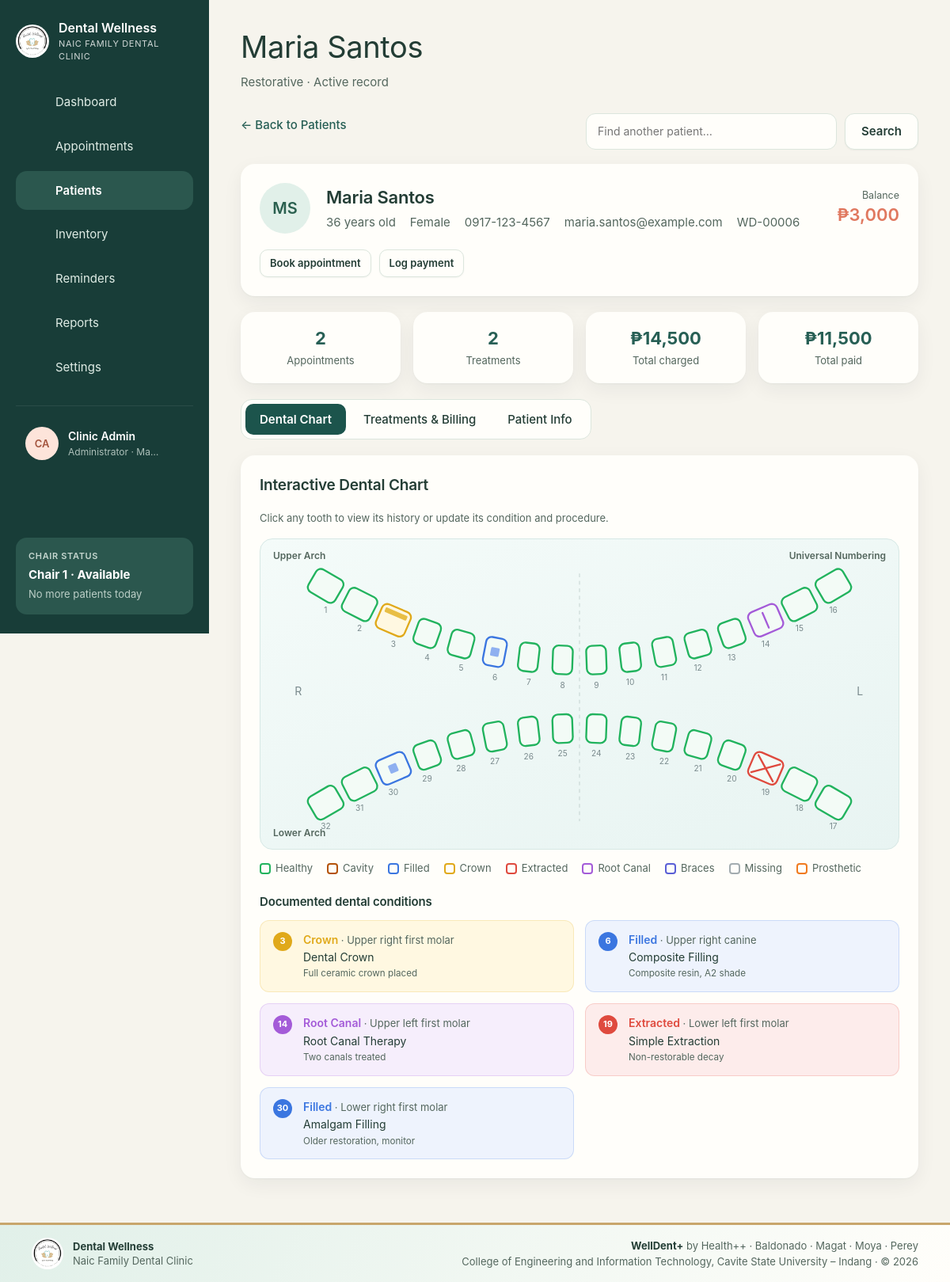
Page /patients/view.php?id=6 (signed in) on the committed database.
### tables this page shows
CREATE TABLE IF NOT EXISTS users (
    id            INT UNSIGNED AUTO_INCREMENT PRIMARY KEY,
    name          VARCHAR(120) NOT NULL,
    username      VARCHAR(60)  NOT NULL UNIQUE,
    email         VARCHAR(190) NULL UNIQUE,
    password_hash VARCHAR(255) NOT NULL,
    role          ENUM('admin','dentist','staff') NOT NULL DEFAULT 'staff',
    is_active     TINYINT(1) NOT NULL DEFAULT 1,
    last_login_at DATETIME NULL,
    created_at    DATETIME NOT NULL DEFAULT CURRENT_TIMESTAMP
);

CREATE TABLE IF NOT EXISTS patients (
    id                     INT UNSIGNED AUTO_INCREMENT PRIMARY KEY,
    record_no              VARCHAR(20) NULL UNIQUE,
    full_name              VARCHAR(150) NOT NULL,
    birth_date             DATE NULL,
    sex                    ENUM('female','male') NULL,
    phone                  VARCHAR(30) NULL,
    email                  VARCHAR(150) NULL,
    address                VARCHAR(255) NULL,
    care_type              ENUM('New patient','Preventive','Orthodontic','Restorative','Recall') NOT NULL DEFAULT 'New patient',
    emergency_name         VARCHAR(150) NULL,
    emergency_relationship VARCHAR(60) NULL,
    emergency_phone        VARCHAR(30) NULL,
    allergies              TEXT NULL,
    conditions             TEXT NULL,
    medications            TEXT NULL,
    dental_history         TEXT NULL,
    notes                  TEXT NULL,
    consent_signed         TINYINT(1) NOT NULL DEFAULT 0,
    consent_date           DATE NULL,
    status                 ENUM('draft','incomplete','active','archived') NOT NULL DEFAULT 'incomplete',
    created_by             INT UNSIGNED NULL,
    created_at             DATETIME NOT NULL DEFAULT CURRENT_TIMESTAMP,
    updated_at             DATETIME NOT NULL DEFAULT CURRENT_TIMESTAMP ON UPDATE CURRENT_TIMESTAMP,
    INDEX idx_patients_name (full_name),
    INDEX idx_patients_phone (phone),
    FOREIGN KEY (created_by) REFERENCES users(id) ON DELETE SET NULL
);

CREATE TABLE IF NOT EXISTS tooth_records (
    id             INT UNSIGNED AUTO_INCREMENT PRIMARY KEY,
    patient_id     INT UNSIGNED NOT NULL,
    tooth_no       TINYINT UNSIGNED NOT NULL,
    status         ENUM('healthy','cavity','filled','crown','extracted','root_canal','braces','missing','prosthetic') NOT NULL,
    procedure_name VARCHAR(120) NULL,
    notes          VARCHAR(255) NULL,
    recorded_by    INT UNSIGNED NULL,
    recorded_at    DATETIME NOT NULL DEFAULT CURRENT_TIMESTAMP,
    INDEX idx_tooth (patient_id, tooth_no),
    FOREIGN KEY (patient_id) REFERENCES patients(id) ON DELETE CASCADE,
    FOREIGN KEY (recorded_by) REFERENCES users(id) ON DELETE SET NULL
);

### patients/view.php (the view, shortened to what the rows shown need)
<?php
require dirname(__DIR__) . '/includes/bootstrap.php';
require dirname(__DIR__) . '/includes/dental_chart.php';
$user = require_login();
$id = (int) input('id');
$patient = q_row('SELECT p.*, b.charged, b.paid, b.balance FROM patients p JOIN ' . BALANCES . ' b ON b.patient_id = p.id WHERE p.id = ?', [$id]);
$tab = in_array(input('tab'), ['chart', 'billing', 'info'], true) ? input('tab') : 'chart';
$hasAppointment = patient_has_appointment($id);
$toothLogs = q_all('SELECT r.*, u.name AS by_name FROM tooth_records r LEFT JOIN users u ON u.id = r.recorded_by
    WHERE r.patient_id = ? ORDER BY r.id DESC', [$id]);
$toothState = [];
$toothCurrent = [];
foreach ($toothLogs as $log) {
    $no = (int) $log['tooth_no'];
    if (!isset($toothState[$no])) {
        $toothState[$no] = $log['status'];
        $toothCurrent[$no] = $log;
    }
}
ksort($toothCurrent);
$conditions = array_filter($toothCurrent, fn($l) => $l['status'] !== 'healthy');
$facts = array_filter([
    age($patient['birth_date']) !== null ? age($patient['birth_date']) . ' years old' : null,
    $patient['sex'] ? ucfirst($patient['sex']) : null,
    $patient['phone'],
    $patient['email'],
    $patient['record_no'],
]);
$balance = (float) $patient['balance'];
layout_start($patient['full_name'], 'patients', ['subtitle' => $patient['care_type'] . ' · ' . PATIENT_STATUSES[$patient['status']] . ' record']);
?>
<section class="card profile">
  <span class="avatar avatar-2 avatar-lg"><?= e(initials($patient['full_name'])) ?></span>
  <div>
    <h2><?= e($patient['full_name']) ?> <?= $patient['status'] !== 'active' ? pill($patient['status']) : '' ?></h2>
    <div class="facts"><?php foreach ($facts as $f): ?><span><?= e($f) ?></span><?php endforeach; ?></div>
  </div>
  <div class="bal">
    <small><?= $balance < 0 ? 'Credit' : 'Balance' ?></small>
    <strong class="<?= $balance > 0 ? 'amount-due' : 'amount-credit' ?>"><?= money($balance) ?></strong>
  </div>
  <div class="row no-print">
      <?php if ($patient['status'] !== 'archived'): ?>
      <a class="btn btn-sm" href="<?= url('appointments/form.php') ?>?patient_id=<?= $id ?>">Book appointment</a>
    <?php endif; ?>
    <?php if ($hasAppointment): ?><a class="btn btn-sm" href="<?= url('patients/payment.php') ?>?patient_id=<?= $id ?>">Log payment</a><?php endif; ?>
  </div>
</section>
<?php if ($tab === 'chart'): ?>
  <section class="card">
    <h2>Interactive Dental Chart</h2>
    <div class="conditions">
      <?php foreach ($conditions as $no => $c): [$label, $color, $tint] = TOOTH_STATUSES[$c['status']]; ?>
        <div class="condition" style="--tint:<?= $tint ?>;--c:<?= $color ?>;border-color:<?= $color ?>33">
          <span class="n" style="background:<?= $color ?>"><?= $no ?></span>
          <b style="color:<?= $color ?>"><?= e($label) ?> <span class="muted small" style="font-weight:400">· <?= e(tooth_name($no)) ?></span></b>
          <span><?= e($c['procedure_name'] ?: '—') ?></span>
          <small><?= e($c['notes'] ?: 'Recorded ' . fmt_date($c['recorded_at'])) ?></small>
        </div>
      <?php endforeach; ?>
    </div>
  </section>
<?php endif; ?>
<?php layout_end();

### includes/layout.php (shortened to what the rows shown need)
<?php
function icon(string $name): string
{
    $paths = [
        'dashboard'    => '<rect x="3" y="3" width="7" height="7" rx="1.5"/><rect x="14" y="3" width="7" height="7" rx="1.5"/><rect x="3" y="14" width="7" height="7" rx="1.5"/><rect x="14" y="14" width="7" height="7" rx="1.5"/>',
        'appointments' => '<rect x="3" y="5" width="18" height="16" rx="2"/><path d="M3 10h18M8 3v4M16 3v4"/>',
        'patients'     => '<circle cx="12" cy="8" r="4"/><path d="M4 21c0-4 4-6 8-6s8 2 8 6"/>',
        'inventory'    => '<ellipse cx="12" cy="6" rx="8" ry="3"/><path d="M4 6v6c0 1.7 3.6 3 8 3s8-1.3 8-3V6M4 12v6c0 1.7 3.6 3 8 3s8-1.3 8-3v-6"/>',
        'reminders'    => '<circle cx="12" cy="13" r="7"/><path d="M12 10v3l2 2M5 4 3 6M19 4l2 2"/>',
        'reports'      => '<path d="M6 3h9l4 4v14H6z"/><path d="M9 12h7M9 16h7M9 8h3"/>',
        'settings'     => '<circle cx="12" cy="12" r="3"/><path d="M12 2v3M12 19v3M4.2 4.2l2.1 2.1M17.7 17.7l2.1 2.1M2 12h3M19 12h3M4.2 19.8l2.1-2.1M17.7 6.3l2.1-2.1"/>',
        'logout'       => '<path d="M15 4h4v16h-4M10 8l-4 4 4 4M6 12h10"/>',
        'theme'        => '<path d="M20 14.5A8 8 0 1 1 9.5 4a6.5 6.5 0 0 0 10.5 10.5z"/>',
        'key'          => '<circle cx="8" cy="15" r="4"/><path d="M11 12l9-9M17 6l3 3M15 8l2 2"/>',
        'menu'         => '<path d="M4 6h16M4 12h16M4 18h16"/>',
        'chevron'      => '<path d="M9 6l6 6-6 6"/>',
    ];
    return '<svg class="icon" viewBox="0 0 24 24" fill="none" stroke="currentColor" stroke-width="1.6" stroke-linecap="round" stroke-linejoin="round" aria-hidden="true">'
        . ($paths[$name] ?? '') . '</svg>';
}
function theme_head(): string
{
    return "<script>(function(){var p;try{p=localStorage.getItem('welldent-theme')}catch(e){}"
        . "var d=p==='dark'||(p!=='light'&&window.matchMedia('(prefers-color-scheme: dark)').matches);"
        . "document.documentElement.setAttribute('data-theme',d?'dark':'light');"
        . "try{if(localStorage.getItem('welldent-sidebar')==='collapsed')document.documentElement.setAttribute('data-sidebar','collapsed')}catch(e){}})()</script>\n"
        . '<link rel="stylesheet" href="' . url('assets/css/app.css?v=' . filemtime(APP_ROOT . '/assets/css/app.css')) . '">'
        . '<link rel="stylesheet" href="' . url('assets/css/branding.css?v=' . filemtime(APP_ROOT . '/assets/css/branding.css')) . '">';
}
function layout_start(string $title, string $active, array $opts = []): void
{
    $user = current_user();
    ?>
<!doctype html>
<html lang="en">
<head>
<?= theme_head() ?>
</head>
<body>
<div class="shell">
  <aside class="sidebar">
      <button type="button" class="side-toggle" data-sidebar-toggle aria-label="Collapse sidebar" title="Collapse sidebar"><?= icon('menu') ?></button>
    <details class="side-account">
      <summary title="<?= e($user['name']) ?>">
        <span class="avatar avatar-0"><?= e(initials($user['name'])) ?></span>
        <span class="lbl"><strong><?= e($user['name']) ?></strong><small><?= e(ROLE_LABELS[$user['role']]) ?> · <?= e(config('clinic.city')) ?></small></span>
        <span class="chev"><?= icon('chevron') ?></span>
      </summary>
    </details>
  </aside>
  <main class="main">
    <header class="page-head">
      <div>
        <h1><?= e($title) ?></h1>
        <?php if (!empty($opts['subtitle'])): ?><p class="muted"><?= e($opts['subtitle']) ?></p><?php endif; ?>
      </div>
    </header>
<?php
}
    ?>
    <?php
function layout_end(): void
{
    ?>
  </main>
</div>
</body>
</html>
<?php
}

### rows in the picture
users: name "CA", name "Clinic Admin", role "Administrator"
patients: full_name "Maria Santos", full_name "MS", phone "0917-123-4567", email "maria.santos@example.com", record_no "WD-00006"
tooth_records: no "3", label "Crown", no "Upper right first molar", procedure_name "Dental Crown", notes "Full ceramic crown placed"
tooth_records: no "6", label "Filled", no "Upper right canine", procedure_name "Composite Filling", notes "Composite resin, A2 shade"
tooth_records: no "14", label "Root Canal", no "Upper left first molar", procedure_name "Root Canal Therapy", notes "Two canals treated"
tooth_records: no "19", label "Extracted", no "Lower left first molar", procedure_name "Simple Extraction", notes "Non-restorable decay"
tooth_records: no "30", label "Filled", no "Lower right first molar", procedure_name "Amalgam Filling", notes "Older restoration, monitor"

### other values in the picture
config('clinic.name') "Dental Wellness"
config('clinic.tagline') "NAIC FAMILY DENTAL CLINIC"
$label "Dashboard"
$label "Appointments"
$label "Patients"
$label "Inventory"
$label "Reminders"
$label "Reports"
$label "Settings"
config('clinic.city') "Ma…"
$chairState "Chair 1 · Available"
$chairNote "No more patients today"
$opts['subtitle'] "Restorative · Active record"
$f "36 years old"
$f "Female"
